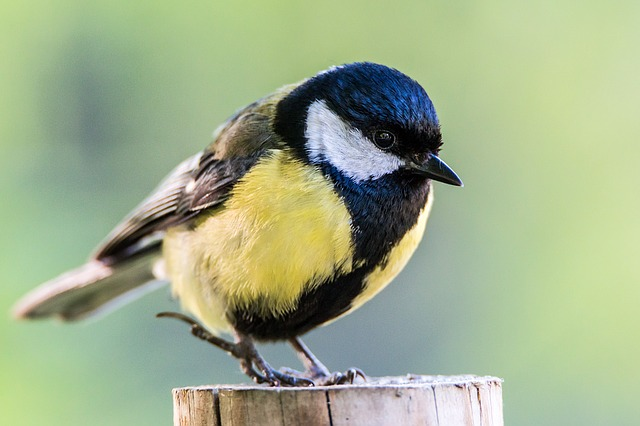
#> input picture proyecto4_tranformaciones_im/ave.jpg, 640 x 426 px
$ python tranformaciones.py
#> lines starting #> are read from the running program, lines starting #| are printed output that depends on the picture
import cv2 as cv
import numpy as np
import imutils

imagen = cv.imread('./ave.jpg')
#> imagen is the input picture: shape (426, 640, 3); mean B, G, R 139.9, 174.4, 159.9

ancho = imagen.shape[1] # columnas
#> ancho = 640
alto = imagen.shape[0] # filas
#> alto = 426

# Tranlación
MTra = np.float32([[1,0,10],[0,1,100]])
# parametros: imagen, matriz de tranlación, tamaño
imagenTra = cv.warpAffine(imagen,MTra,(ancho,alto))
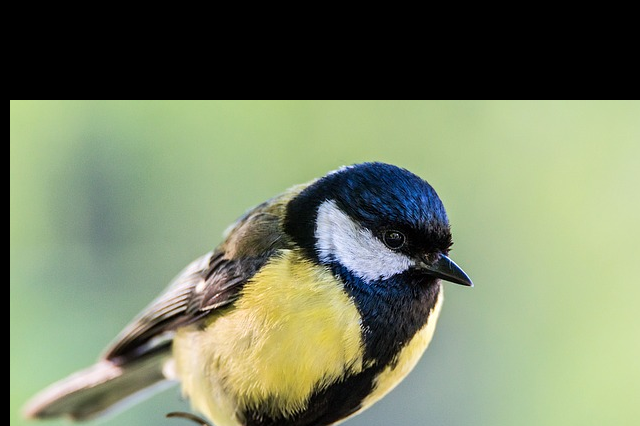
#> imagenTra: shape (426, 640, 3); mean B, G, R 101, 129.6, 118.9

# Rotación cv2.getRotationMatrix2D(...)
# parámetros:
#     centro de rotación,
#     ángulo de rotación en grados (rotación en sentido antihorario),
#     escala, valor de escala isotropica
MRot = cv.getRotationMatrix2D((ancho//2, alto//2), 15, 1)
imagenRot = cv.warpAffine(imagen,MRot,(ancho,alto))
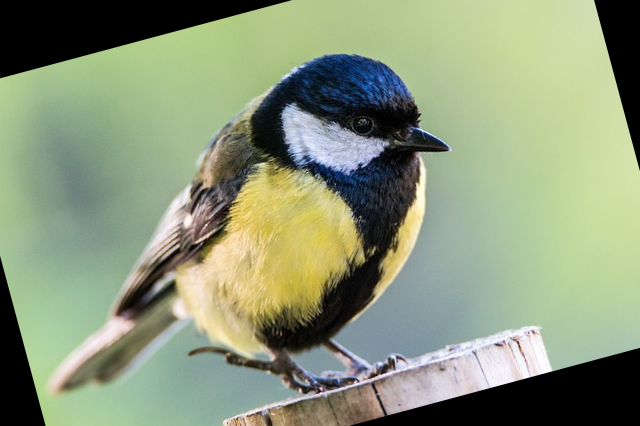
#> imagenRot: shape (426, 640, 3); mean B, G, R 122.5, 151.2, 139.1

# Escalado cv2.resize(...)
# parámetros:
#     imagen de entrada
#     (ancho, alto) que se quiere dar a la nueva imagen
#     metodo de interpolación
imagenEs = cv.resize(imagen, (ancho+150, alto+150), interpolation=cv.INTER_CUBIC)
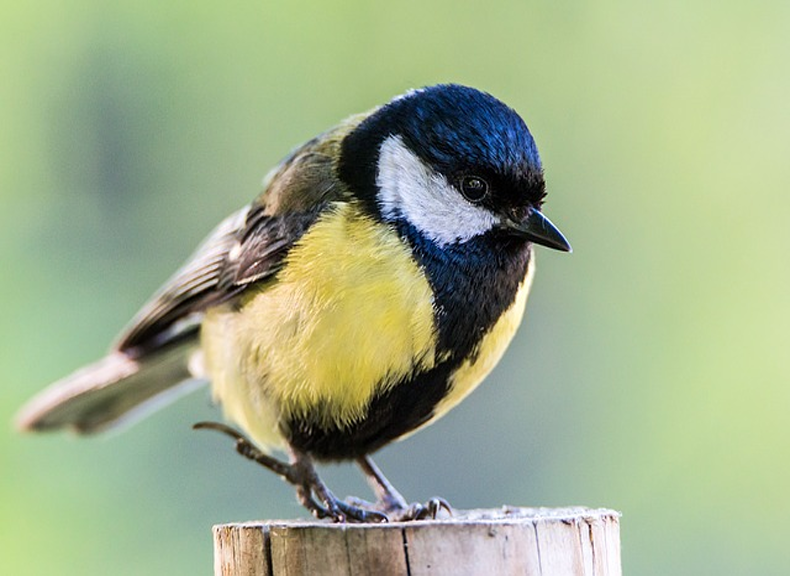
#> imagenEs: shape (576, 790, 3); mean B, G, R 139.9, 174.4, 159.9
# escalado con imutils
imagenEsIm = imutils.resize(imagen, width=400)

# Recorte, se debe probar con la matriz de la imagen
print('Imagen shape: ', imagen.shape) # para saber las medidas de la matriz
#| Imagen shape:  (426, 640, 3)

# utilizar
# x1,y1 vertice superior izquierdo
# x2,y2 vertice inferior derecho
# seleccionar el rango a cortar de la imagen[y1:y2, x1:x2]
# (x1=280,y1=50) (x2=470,y2=200)
imagenRec = imagen[50:200, 280:470]
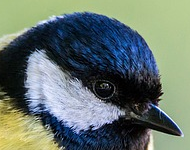
#> imagenRec: shape (150, 190, 3); mean B, G, R 109.1, 116.3, 102.6


cv.imshow('Entrada', imagen)
cv.imshow('Salida - translacion', imagenTra)
cv.imshow('Salida - rotacion', imagenRot)
cv.imshow('Salida - escalada', imagenEs)
cv.imshow('Salida - escalada - imutils', imagenEsIm)
cv.imshow('Salida - recorte', imagenRec)

cv.waitKey(0)
cv.destroyAllWindows()
